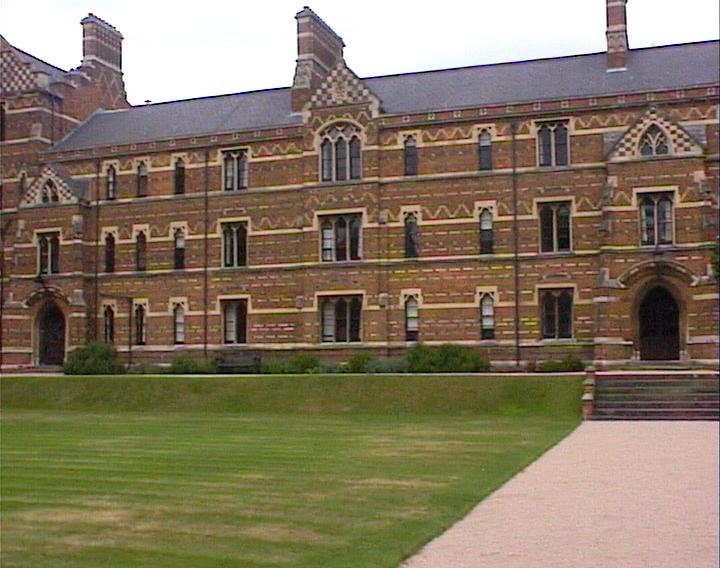
#> input picture img/keble_a.jpg, 720 x 568 px
$ jupyter execute sift_method.ipynb
#> lines starting #> are read from the running program, lines starting #| are printed output that depends on the picture; long printed decimals are rounded
# SIFT

In this notebook we want to join three images of the same object taken from different perspectives. We will use SIFT method to find the best matches.

[cell 1]
import cv2 as cv2
import matplotlib.pyplot as plt
import numpy as np

The images we want to join:

[cell 2]
imagem1 = cv2.imread('img/keble_a.jpg')
#> imagem1 is the input picture: shape (568, 720, 3); mean B, G, R 97.8, 119.2, 132.3
grey1 = cv2.cvtColor(imagem1, cv2.COLOR_BGR2GRAY)

imagem2 = cv2.imread('img/keble_b.jpg')
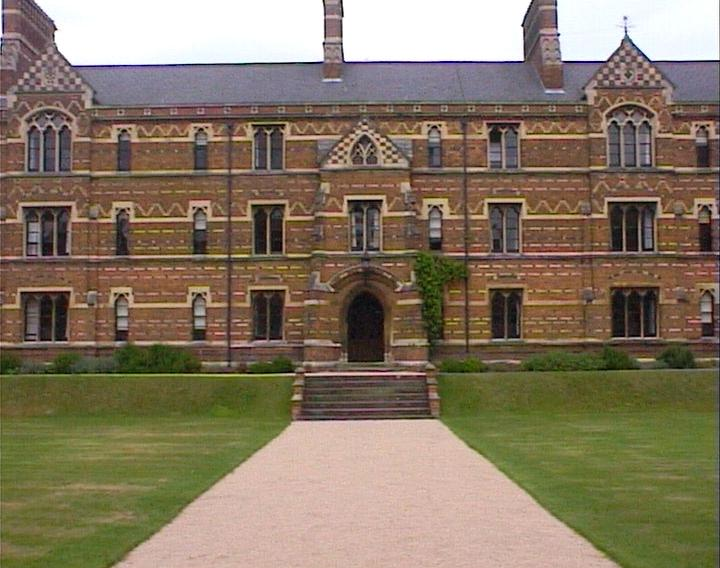
#> input picture img/keble_b.jpg, 720 x 568 px
#> imagem2 is the input picture: shape (568, 720, 3); mean B, G, R 98.5, 118.8, 133.1
grey2 = cv2.cvtColor(imagem2, cv2.COLOR_BGR2GRAY)
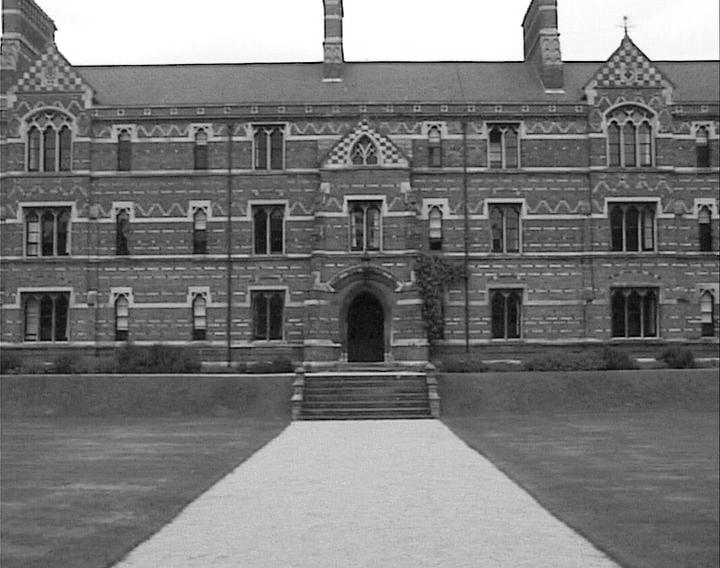
#> grey2: shape (568, 720); min 0, max 255, mean 120.8

fig, ax = plt.subplots(1,2,figsize=(10,10))

ax[0].imshow(grey1, cmap="gray")
ax[1].imshow(grey2, cmap="gray")
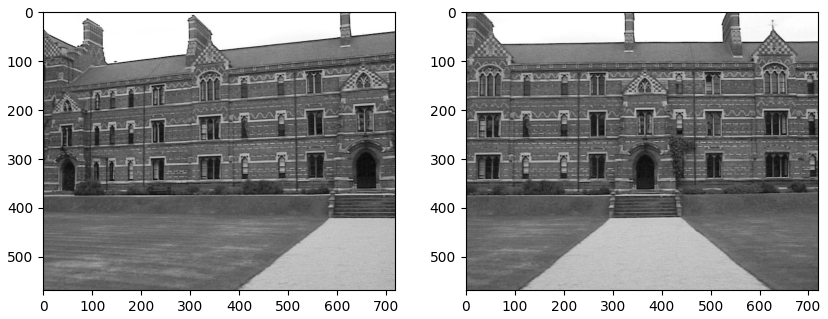
#> figure drawn by matplotlib, 2 panels

We'll simply use the SIFT method from OpenCV and show the image with circles around features:

[cell 3]
sift = cv2.SIFT_create()

pontos1, descritores1 = sift.detectAndCompute(grey1, None)
#> pontos1 = 4054 keypoints; strongest (x, y, size): (72, 69, 2), (296, 17, 1.9), (305, 7, 2), (122, 74, 1.9)
pontos2, descritores2 = sift.detectAndCompute(grey2, None)
#> pontos2 = 4188 keypoints; strongest (x, y, size): (558, 35, 2), (324, 43, 1.9), (522, 25, 2), (56, 29, 2)

imagem_com_circulos = cv2.drawKeypoints(imagem1, pontos1, None, flags=cv2.DRAW_MATCHES_FLAGS_DRAW_RICH_KEYPOINTS)
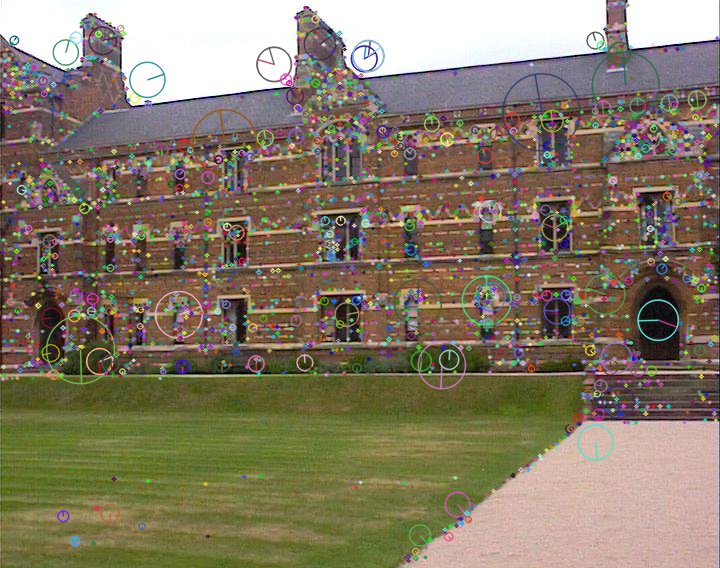
#> imagem_com_circulos: shape (568, 720, 3); mean B, G, R 102.5, 122.5, 133.4


plt.imshow( cv2.cvtColor(imagem_com_circulos, cv2.COLOR_BGR2RGB))

Just as an exemple, we show a point detected:

[cell 4]
ponto_escolhido = pontos1[7]
#> ponto_escolhido = keypoint at (3.3, 366.5), size 2.9

print(f"""
    Coordenadas (x, y): {ponto_escolhido.pt}
    Escala: {ponto_escolhido.size}
    Ângulo: {ponto_escolhido.angle}
    Reponse: {ponto_escolhido.response}
    Oitava: {ponto_escolhido.octave}
      """)
#|     Coordenadas (x, y): (3.321, 366.488)
#|     Escala: 2.931
#|     Ângulo: 62.866
#|     Reponse: 0.04713
#|     Oitava: 2032639

Next, we want to determine the correspondence of the points found:

[cell 5]
index_params = dict(algorithm=0, trees=5)
search_params = dict()

flann = cv2.FlannBasedMatcher(index_params, search_params)
correspondencias = flann.knnMatch(descritores1, descritores2, k=2)
#> correspondencias = 4054 matches

imagem_correspondencias = cv2.drawMatches(imagem1, pontos1, imagem2, pontos2,
                                           [i[0] for i in correspondencias], None, flags=cv2.DrawMatchesFlags_NOT_DRAW_SINGLE_POINTS)
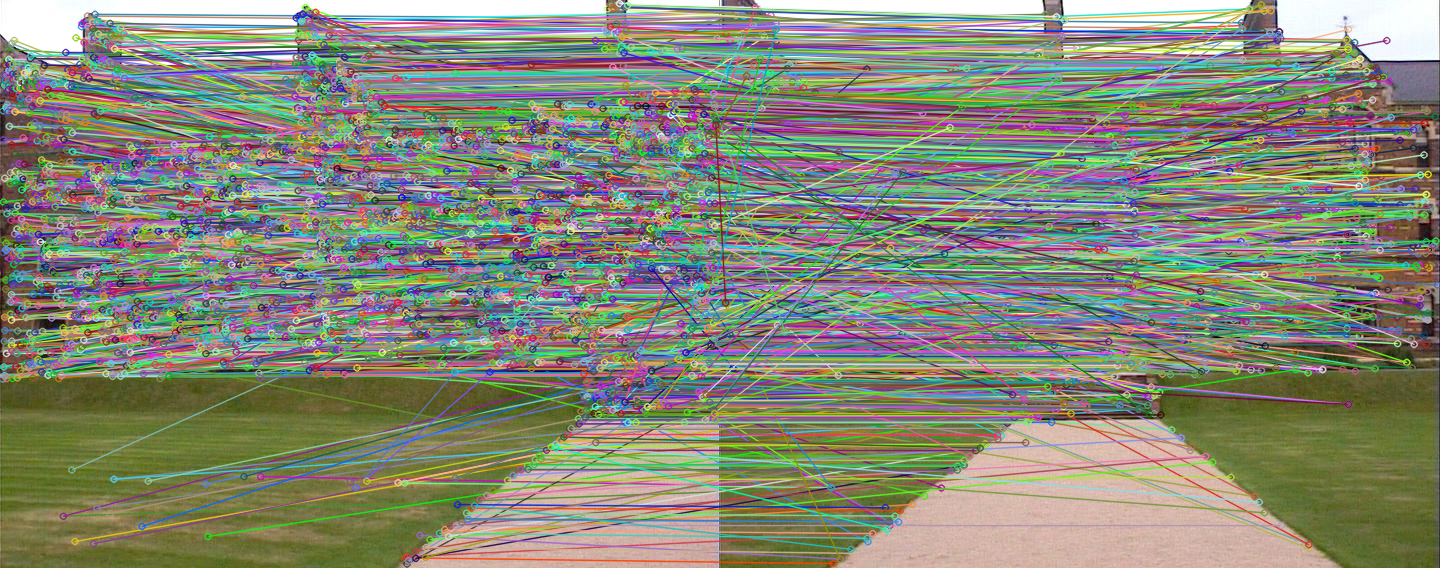
#> imagem_correspondencias: shape (568, 1440, 3); mean B, G, R 119.1, 136.4, 134.7
plt.imshow(imagem_correspondencias)

To help, we filter the points:

[cell 6]
boas_correspondencias = []
for m, n in correspondencias:
    if m.distance < 0.75 * n.distance:
        boas_correspondencias.append(m)
#> after the loop, boas_correspondencias = 925 matches

imagem_correspondencias = cv2.drawMatches(imagem1, pontos1, imagem2, pontos2,
                                           boas_correspondencias, None, flags=cv2.DrawMatchesFlags_NOT_DRAW_SINGLE_POINTS)
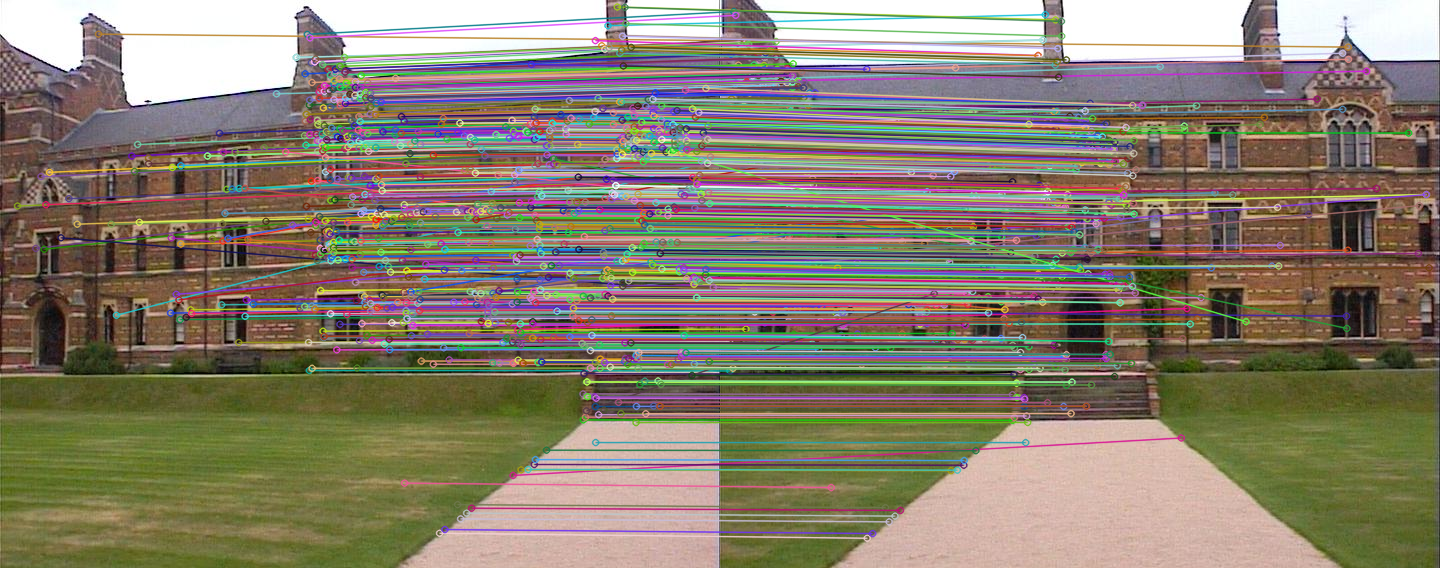
#> imagem_correspondencias: shape (568, 1440, 3); mean B, G, R 110.7, 127.4, 136.7

plt.imshow(imagem_correspondencias)

[cell 7]
boas_correspondencias = sorted(boas_correspondencias, key=lambda x: x.distance)[:100]
#> boas_correspondencias = 100 matches

imagem_correspondencias = cv2.drawMatches(imagem1, pontos1, imagem2, pontos2,
                                           boas_correspondencias, None, flags=cv2.DrawMatchesFlags_NOT_DRAW_SINGLE_POINTS)
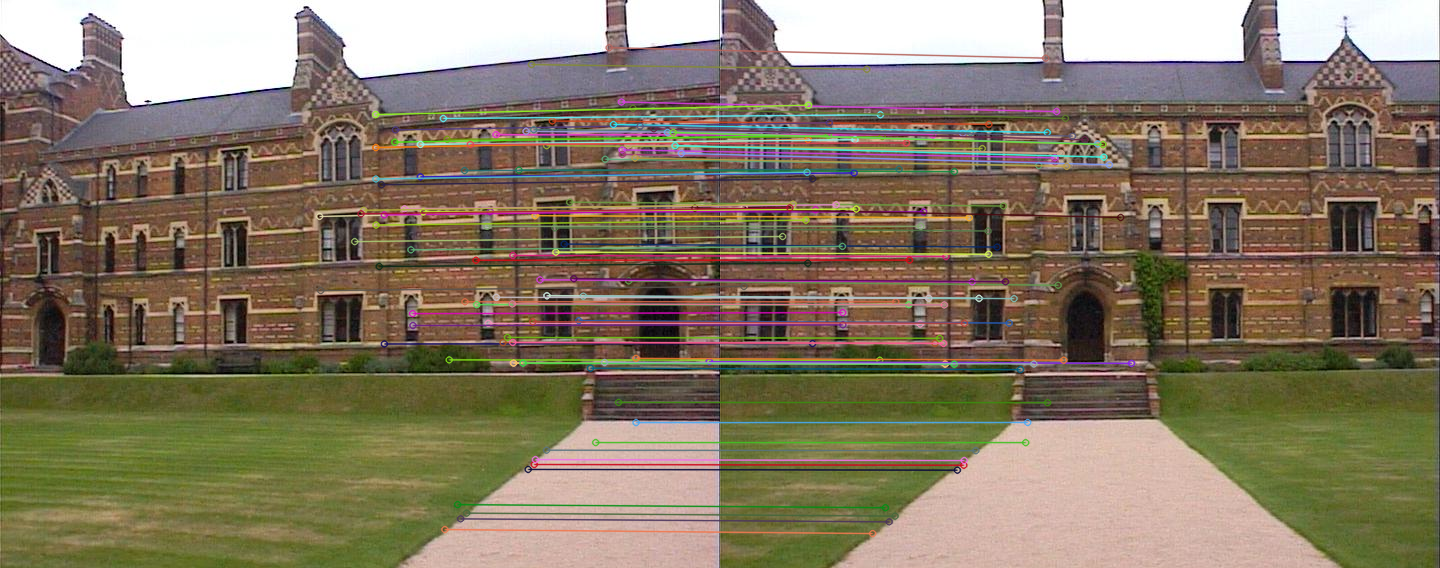
#> imagem_correspondencias: shape (568, 1440, 3); mean B, G, R 99.9, 120.4, 133.5

plt.imshow(imagem_correspondencias)

Finally we use the  OpenCV `findHomography` to join the two images:

[cell 8]
pontos1_np = np.float32([pontos1[m.queryIdx].pt for m in boas_correspondencias]).reshape(-1, 1, 2)
#> pontos1_np = 100 rows, first 8: [495.7, 134.2], [534.6, 215.2], [495.7, 134.2], [551.8, 120.5], [546.4, 295.3], [487.8, 322.9], [383.9, 343.5], [446.7, 138.8]
pontos2_np = np.float32([pontos2[m.trainIdx].pt for m in boas_correspondencias]).reshape(-1, 1, 2)
#> pontos2_np = 100 rows, first 8: [212.3, 134.4], [248.7, 217.1], [212.3, 134.4], [268.4, 123.7], [258.6, 297.9], [199.7, 323.5], [92.05, 343.1], [161.8, 136]

matriz_homografia, mascara = cv2.findHomography(pontos2_np, pontos1_np, cv2.RANSAC, 5.0)
#> matriz_homografia = [[0.821, 0.0217, 293], [-0.096, 0.946, 20.46], [-0.000245, 2.47e-06, 1]]; mascara = 100 values, max 1 at index 0, min 0 at index 18, mean 0.98

# Unir as imagens usando a matriz de homografia
altura, largura, _ = imagem1.shape
#> altura = 568; largura = 720
imagem_unida = cv2.warpPerspective(imagem2, matriz_homografia, (largura + imagem2.shape[1], altura))
imagem_unida[0:altura, 0:largura] = imagem1
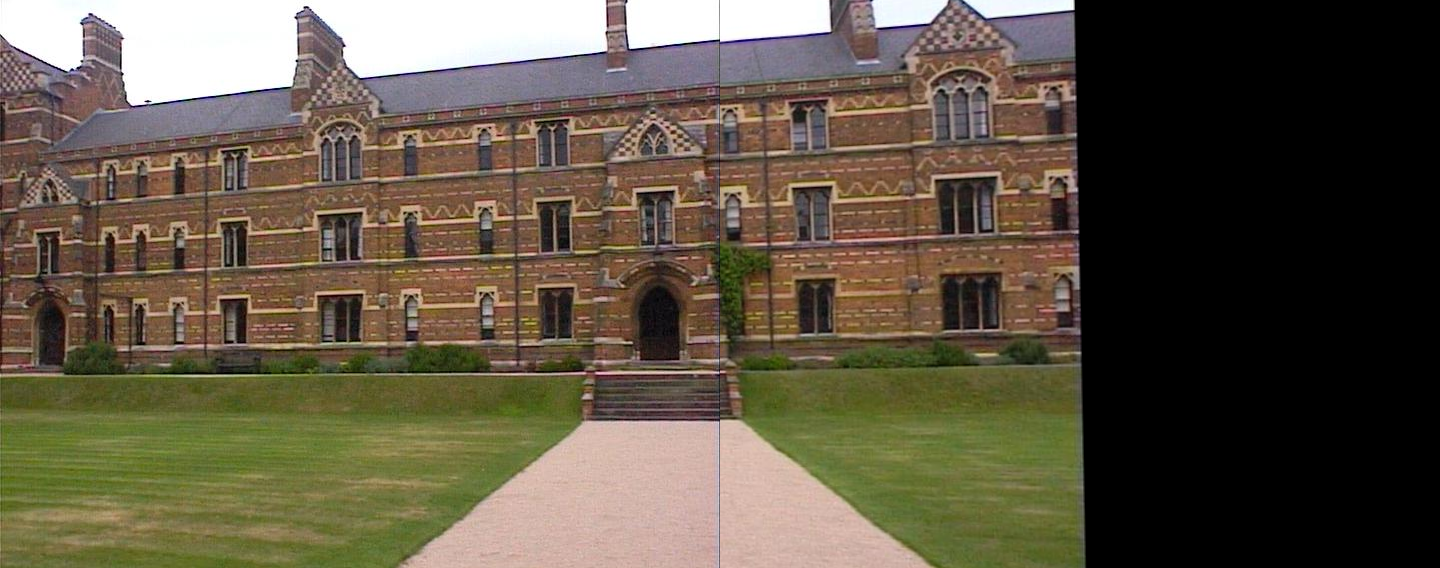
#> imagem_unida: shape (568, 1440, 3); mean B, G, R 69.3, 86.1, 96

plt.imshow(cv2.cvtColor(imagem_unida, cv2.COLOR_BGR2RGB))
